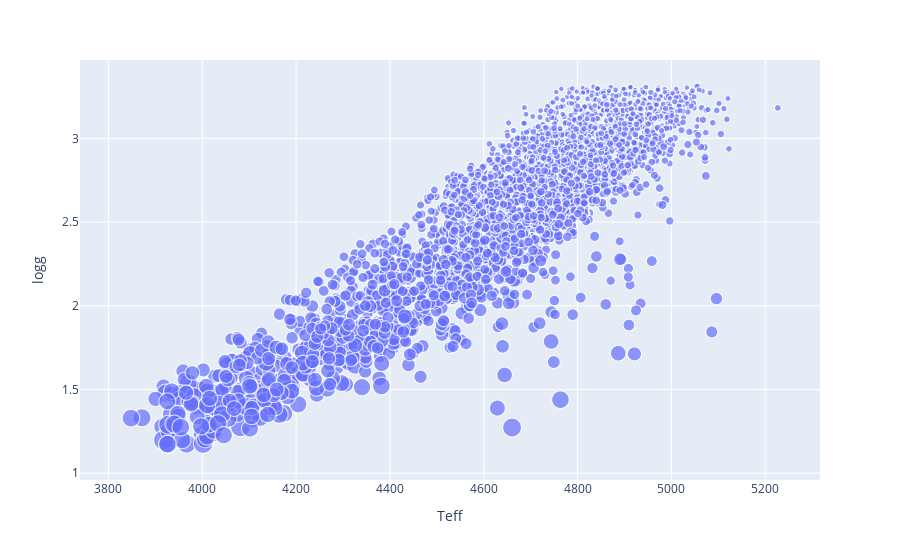

The cell this chart's notebook holds for it:
### Markdown cell above
# Testing Plotly for Binder, APOKASC-2

### Code cell
# import libraries

import requests
import pandas
import plotly.express as px
import numpy as np

# define variables

def apokasc():
    filename = "./table5.dat"

    KIC = []
    Teff = []
    M = []
    FeH = []
    R = []
    logg = []
    evo = []
    
    with open(filename) as f:
        lines = f.readlines()
        for line in lines:
            if "No" not in line:
                KIC.extend([float(line[0:8])])
                Teff.extend([float(line[28:34])])
                M.extend([float(line[117:122])])
                FeH.extend([float(line[41:47])])
                R.extend([float(line[135:141])])
                logg.extend([float(line[154:159])])
                evo.extend([line[94:102].strip()])
                
    KIC = np.asarray(KIC)
    Teff = np.asarray(Teff)
    M = np.asarray(M)
    FeH = np.asarray(FeH)
    R = np.asarray(R)
    logg = np.asarray(logg)
    evo = np.asarray(evo)

    return KIC, Teff, M, FeH, R, logg, evo

KIC, Teff, M, FeH, R, logg, evo = apokasc()

mask = evo == "RGB"

df = {"M":M[mask],
      "Teff":Teff[mask],
      "R":R[mask],
      "FeH":FeH[mask],
      "logg":logg[mask]
}

px.scatter(df, x="Teff", 
               y="logg",
               size=R[mask],
               )

### Figure 1 — Plotly figure (JSON) as saved in the notebook; plotly's stock layout.template omitted (floating-point values rounded to 4 significant figures; data arrays with more than 128 entries replaced by an {"elided": "..."} marker saying what was removed)
{"data": [{"hovertemplate": "Teff=%{x}<br>logg=%{y}<br>size=%{marker.size}<extra></extra>", "legendgroup": "", "marker": {"color": "#636efa", "size": {"elided": "3614 float values"}, "sizemode": "area", "sizeref": 0.1283, "symbol": "circle"}, "mode": "markers", "name": "", "showlegend": false, "type": "scattergl", "x": {"elided": "3614 float values"}, "xaxis": "x", "y": {"elided": "3614 float values"}, "yaxis": "y"}], "layout": {"legend": {"itemsizing": "constant", "tracegroupgap": 0}, "margin": {"t": 60}, "xaxis": {"anchor": "y", "domain": [0, 1], "title": {"text": "Teff"}}, "yaxis": {"anchor": "x", "domain": [0, 1], "title": {"text": "logg"}}}}
